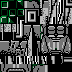

Rendered tile map (Tiled .tmx) drawn with the repository's tilesets; below, a short description and the full map source, tile grids included:
An orthogonal 9x9 tile map with 8x8 px tiles, 1 tile layer (Capa de patrones 1).

<map version="1.10" tiledversion="1.11.2" orientation="orthogonal" renderorder="right-down" width="9" height="9" tilewidth="8" tileheight="8" infinite="0" nextlayerid="2" nextobjectid="1">
 <tileset firstgid="1" source="NES - Metal Gear - Maps - Building 1 (Floor I).tsx" />
 <layer id="1" name="Capa de patrones 1" width="9" height="9">
  <data encoding="csv">
2454,11894,11385,10023,10024,10619,7287,7671,4881,
3475,6771,1405,6233,6240,333,7415,7799,8055,
2723,10875,2844,6617,6624,336,7543,7927,8183,
7263,7391,11360,6751,6146,10277,10278,10279,10280,
6145,6658,12128,6879,6274,10405,10406,10407,10408,
112,367,377,7007,6402,10533,10534,10535,10536,
240,239,9575,7135,6530,10661,10662,10663,10664,
7782,7910,8038,8166,8294,8422,8550,8678,12117,
10149,10150,10151,10152,10021,10022,0,0,0
</data>
 </layer>
</map>
